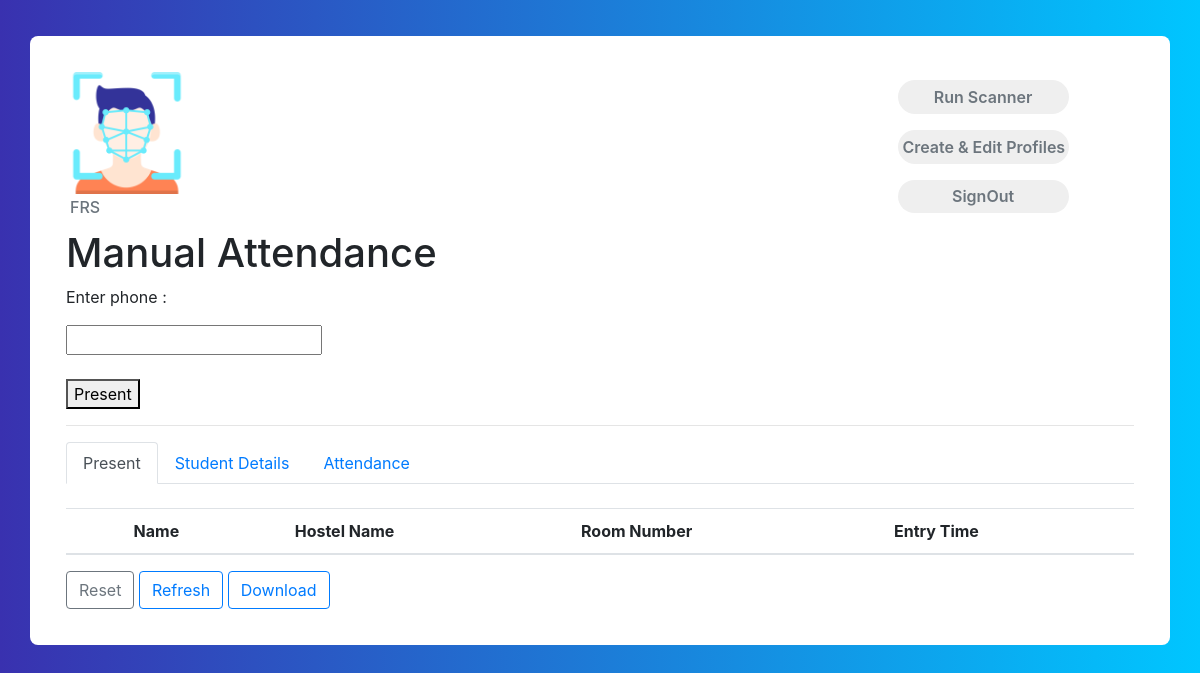
Before: /index/ with the older database file.
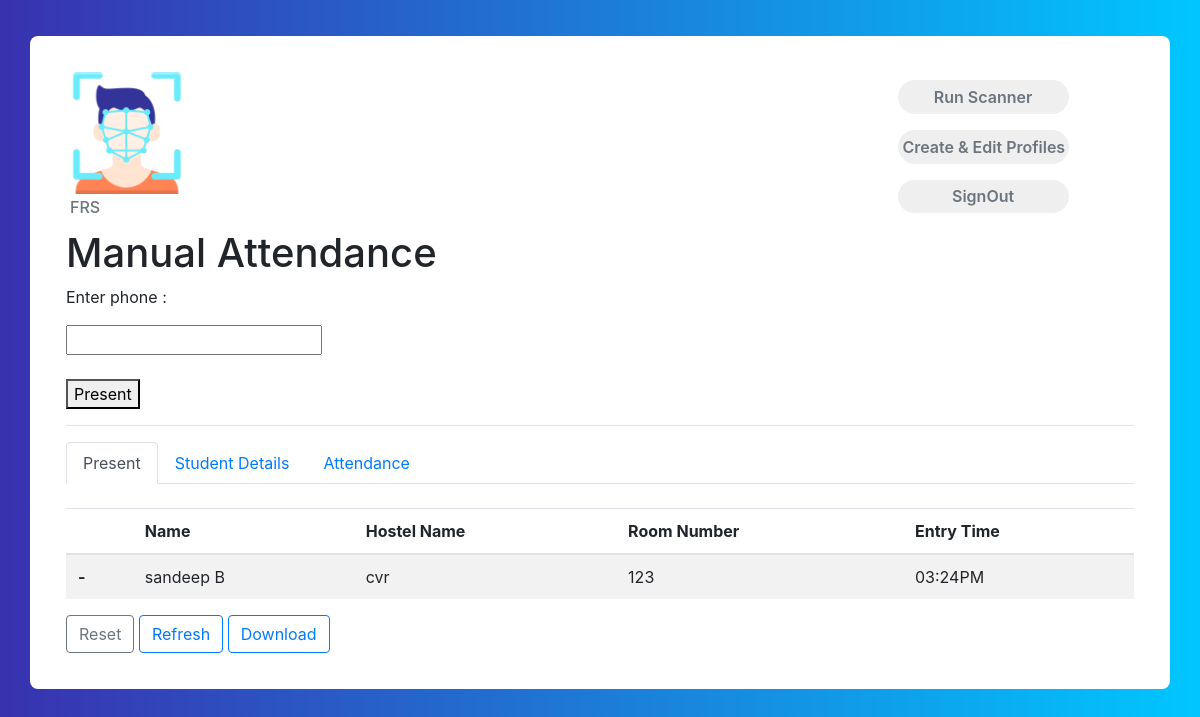
After: the same page with the newer database file.
### core/models.py (models this page shows, shortened)
class Profile(models.Model):
    first_name = models.CharField(max_length=70)
    last_name = models.CharField(max_length=70)
    date = models.DateField()
    phone = models.BigIntegerField(primary_key=True)
    email = models.EmailField()
    roomno = models.IntegerField()
    college = models.CharField(max_length=200)
    hostelname = models.CharField(choices=types,max_length=20,null=True,blank=False,default='employee')
    present = models.BooleanField(default=False)
    image = models.ImageField()
    updated = models.DateTimeField(auto_now=True)
    shift = models.TimeField()

### core/views.py (the view)
# urls.py: path('index/', index,name='index'),
def index(request):
    scanned = LastFace.objects.all().order_by('date').reverse()
    present = Profile.objects.filter(present=True).order_by('updated').reverse()
    absent = Profile.objects.filter(present=False).order_by('shift')
    context = {
        'scanned': scanned,
        'present': present,
        'absent': absent,
    }
    return render(request, 'core/index.html', context)

### core/templates/core/index.html (shortened to what this page needs)
{% extends "core/base.html" %}
{% load static %}
{% block content %}
<div class="container emp-profile">
    <div class="row">
        <div class="col-md-3">
            <img src="{% static 'img/fcicon.png'%}" alt="" width="50%">
            <h6 class="text-muted p-1"> FRS</h6>
        </div>
        <div class="col-md-6">
        </div>
        <div class="col-md-3">
            <a target="_blank" class="scan" href="{% url 'details' %}"><input type="submit" class="profile-edit-btn m-2"
                    name="btnAddMore" value="Run Scanner" /></a>
            <a   href="{% url 'profiles' %}"><input type="submit" class="profile-edit-btn m-2 "
                        name="btnAddMore" value="Create & Edit Profiles" /></a>
            <a   href="{% url 'signout' %}"><input type="submit" class="profile-edit-btn m-2 "
                            name="btnAddMore" value="SignOut" /></a>
        </div>
    </div>
    <div>
        <form method='get' action="/index/manual_checking">
        <h1>Manual Attendance</h1>
        <p>Enter phone :</p><input type="text" name="phone"><br><br>
        <a href="{% url 'manual_checking'  %}"><button type="submit" >Present</button></a>
        </form>
    </div>
    <hr>
    <ul class="nav nav-tabs" id="myTab" role="tablist">
        <li class="nav-item" role="presentation">
            <a class="nav-link active" id="present-tab" data-toggle="tab" href="#present" role="tab"
                aria-controls="home" aria-selected="true">Present</a>
        </li>
        <li class="nav-item" role="presentation">
            <a class="nav-link" id="absent-tab" data-toggle="tab" href="#absent" role="tab" aria-controls="profile"
                aria-selected="false">Student Details</a>
        </li>
        <li class="nav-item" role="presentation">
            <a class="nav-link" id="history-tab" data-toggle="tab" href="#history" role="tab" aria-controls="contact"
                aria-selected="false">Attendance</a>
        </li>
    </ul>
    <div class="tab-content" id="myTabContent">
        <br>
        <div class="tab-pane fade show active" id="present" role="tabpanel" aria-labelledby="home-tab">
            <table class="table table-striped ">
                <thead>
                    <tr>
                        <th scope="col"> </th>
                        <th scope="col">Name</th>
                        <th scope="col">Hostel Name</th>
                        <th scope="col">Room Number</th>
                        <th scope="col">Entry Time</th>
                    </tr>
                </thead>
                <tbody>
                    {% for profile in present %}
                    <tr>
                        <th scope="row">-</th>
                        <td>{{profile.first_name}} {{profile.last_name}}</td>
                        <td>{{profile.hostelname}}</td>
                        <td>{{profile.roomno}}</td>
                        <td>{{profile.updated |date:"h:iA"}}</td>
                    </tr>
                    {% endfor%}
                </tbody>
            </table>
            <a href="{% url 'reset' %}"><button type="button" class="btn btn-outline-secondary">Reset</button></a>
            <a href="{% url 'index' %}"><button type="button" class="btn btn-outline-primary">Refresh</button></a>
            <a href="{% url 'attendance'  %}"><button type="button" class="btn btn-outline-primary">Download</button></a>
        </div>
    </div>
</div>
{% endblock content %}

Changed rows visible on the page:
now on this page (row edited): Profile: first_name "sandeep", last_name "B", hostelname "cvr", roomno "123", updated "03:24PM"
